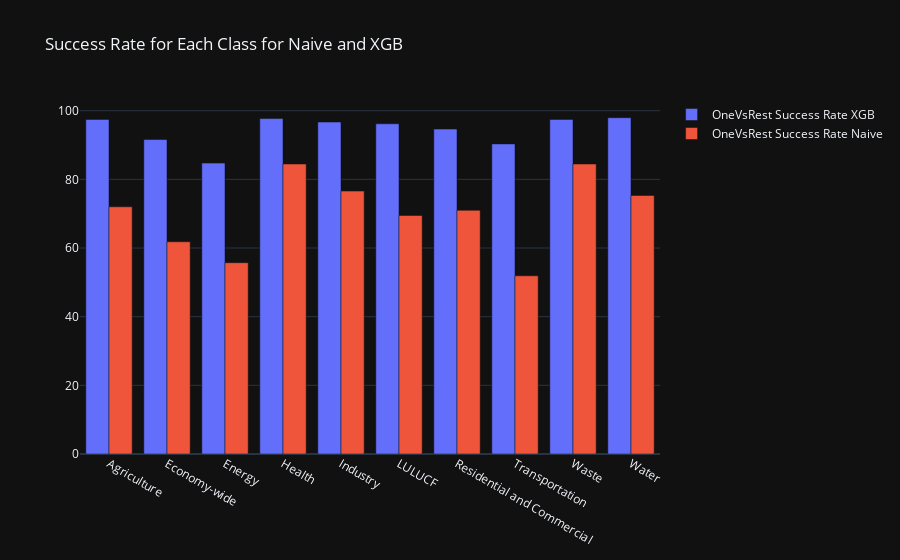

The cell this chart's notebook holds for it:
### Code cell
plot_one_vs_rest_success_rates(y_true, y_pred, y_pred_naive, classes=mlb.classes_)

### Figure 1 — Plotly figure (JSON) as saved in the notebook; plotly's stock layout.template omitted (floating-point values rounded to 4 significant figures)
{"data": [{"name": "OneVsRest Success Rate XGB", "x": ["Agriculture", "Economy-wide", "Energy", "Health", "Industry", "LULUCF", "Residential and Commercial", "Transportation", "Waste", "Water"], "y": [97.46, 91.6, 84.73, 97.71, 96.69, 96.18, 94.66, 90.33, 97.46, 97.96], "type": "bar"}, {"name": "OneVsRest Success Rate Naive", "x": ["Agriculture", "Economy-wide", "Energy", "Health", "Industry", "LULUCF", "Residential and Commercial", "Transportation", "Waste", "Water"], "y": [72.01, 61.83, 55.73, 84.48, 76.59, 69.47, 70.99, 51.91, 84.48, 75.32], "type": "bar"}], "layout": {"barmode": "group", "title": {"text": "Success Rate for Each Class for Naive and XGB"}}}
